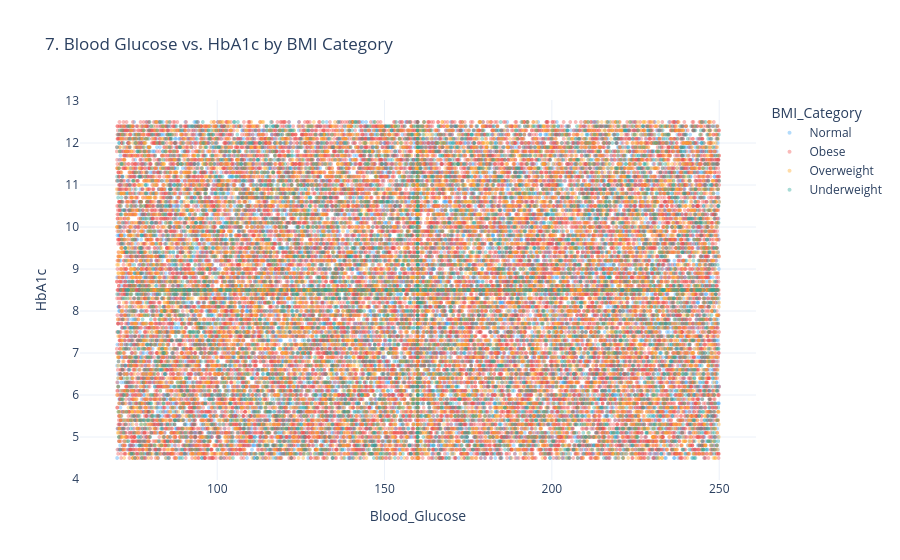

Notebook code for this chart:
### Markdown cell above
## 7. Glucose vs. HbA1c colored by BMI Category

### Code cell
fig7 = px.scatter( 
    df_clean, x="Blood_Glucose", y="HbA1c", color="BMI_Category", opacity=0.4, 
    title="7. Blood Glucose vs. HbA1c by BMI Category", 
    color_discrete_map={ "Underweight": "#26A69A", # Teal
                         "Normal": "#42A5F5",      # Blue
                         "Overweight": "#FFA726",  # Orange
                         "Obese": "#EF5350"        # Red
                       },
    template="plotly_white" 
)

fig7.update_traces(marker=dict(size=4))
fig7.show()

### Figure 1 — Plotly figure (JSON) as saved in the notebook; plotly's stock layout.template omitted (floating-point values rounded to 4 significant figures; data arrays with more than 128 entries replaced by an {"elided": "..."} marker saying what was removed)
{"data": [{"hovertemplate": "BMI_Category=Normal<br>Blood_Glucose=%{x}<br>HbA1c=%{y}<extra></extra>", "legendgroup": "Normal", "marker": {"color": "#42A5F5", "opacity": 0.4, "size": 4, "symbol": "circle"}, "mode": "markers", "name": "Normal", "showlegend": true, "type": "scattergl", "x": {"elided": "10429 float values"}, "xaxis": "x", "y": {"elided": "10429 float values"}, "yaxis": "y"}, {"hovertemplate": "BMI_Category=Obese<br>Blood_Glucose=%{x}<br>HbA1c=%{y}<extra></extra>", "legendgroup": "Obese", "marker": {"color": "#EF5350", "opacity": 0.4, "size": 4, "symbol": "circle"}, "mode": "markers", "name": "Obese", "showlegend": true, "type": "scattergl", "x": {"elided": "25165 float values"}, "xaxis": "x", "y": {"elided": "25165 float values"}, "yaxis": "y"}, {"hovertemplate": "BMI_Category=Overweight<br>Blood_Glucose=%{x}<br>HbA1c=%{y}<extra></extra>", "legendgroup": "Overweight", "marker": {"color": "#FFA726", "opacity": 0.4, "size": 4, "symbol": "circle"}, "mode": "markers", "name": "Overweight", "showlegend": true, "type": "scattergl", "x": {"elided": "8646 float values"}, "xaxis": "x", "y": {"elided": "8646 float values"}, "yaxis": "y"}, {"hovertemplate": "BMI_Category=Underweight<br>Blood_Glucose=%{x}<br>HbA1c=%{y}<extra></extra>", "legendgroup": "Underweight", "marker": {"color": "#26A69A", "opacity": 0.4, "size": 4, "symbol": "circle"}, "mode": "markers", "name": "Underweight", "showlegend": true, "type": "scattergl", "x": {"elided": "5760 float values"}, "xaxis": "x", "y": {"elided": "5760 float values"}, "yaxis": "y"}], "layout": {"legend": {"title": {"text": "BMI_Category"}, "tracegroupgap": 0}, "title": {"text": "7. Blood Glucose vs. HbA1c by BMI Category"}, "xaxis": {"anchor": "y", "domain": [0, 1], "title": {"text": "Blood_Glucose"}}, "yaxis": {"anchor": "x", "domain": [0, 1], "title": {"text": "HbA1c"}}}}
